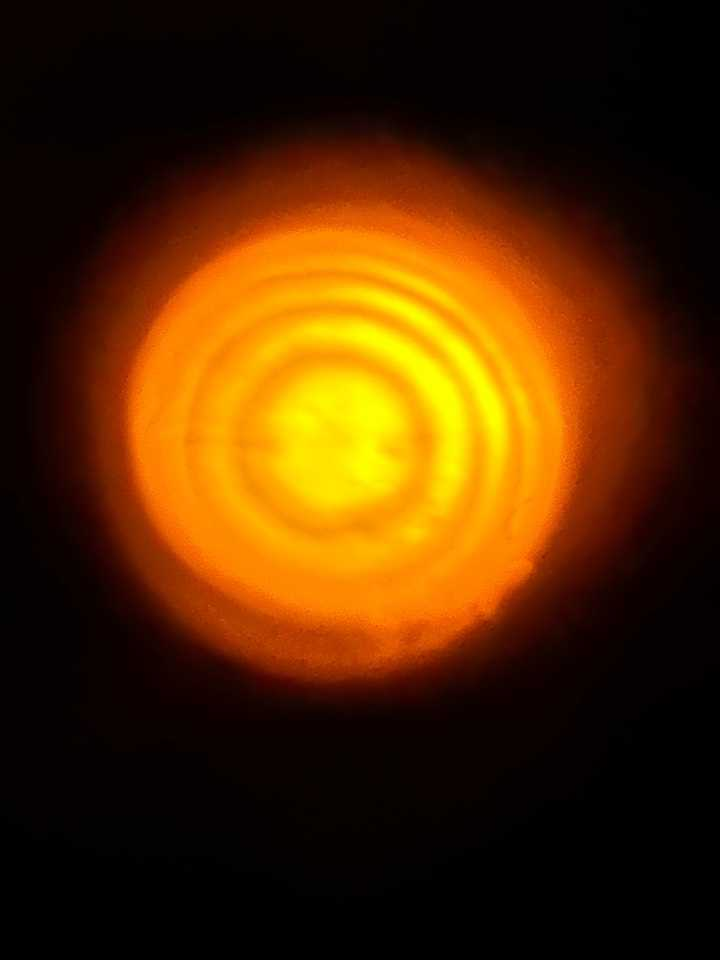
#> input picture data/test_images/test.jpg, 720 x 960 px
$ python -i process_image.py   (imports and definitions only)
#> lines starting #> are read from the running program, lines starting #| are printed output that depends on the picture
import os

import cv2


def preprocess(image_path, enhance=True):
    """
    对输入图像进行灰度转换、增强、模糊和边缘提取。

    Returns:
        dict: 包含原图、灰度图、模糊图、边缘图
    """
#> called with image_path = '../data/test_images/test.jpg', enhance = True
    image = cv2.imread(image_path)
#> image is the input picture: shape (960, 720, 3); mean B, G, R 1.1, 41.7, 80.2
    if image is None:
        raise FileNotFoundError(f"找不到图像: {image_path}")

    gray = cv2.cvtColor(image, cv2.COLOR_BGR2GRAY)
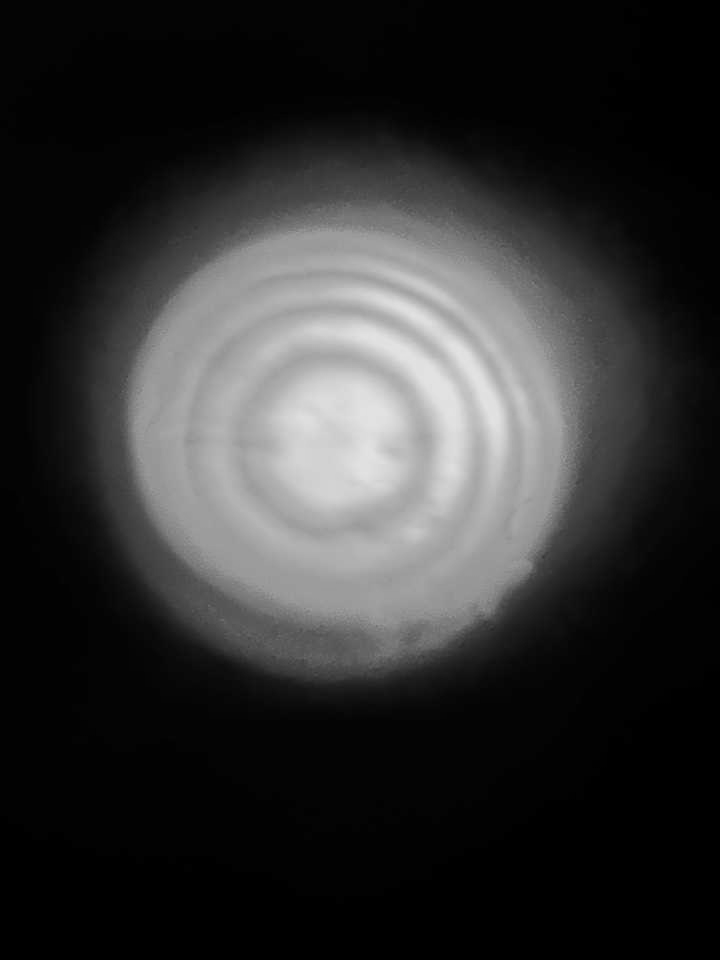
#> gray: shape (960, 720); min 0, max 227, mean 48.6

    if enhance:
        clahe = cv2.createCLAHE(clipLimit=2.0, tileGridSize=(8,8))
        gray = clahe.apply(gray)
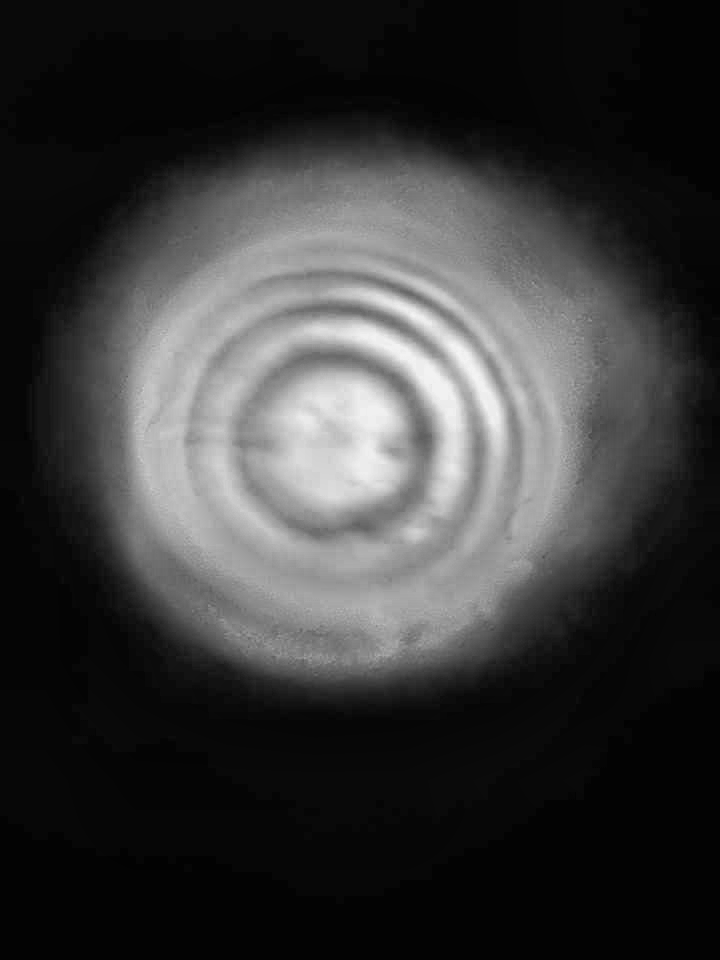
#> gray: shape (960, 720); min 1, max 244, mean 56.7

    blurred = cv2.GaussianBlur(gray, (7, 7), 0)

    edges = cv2.Canny(blurred, 50, 150)
#> edges: shape (960, 720); every value is 0

    return {
        'original': image,
        'gray': gray,
        'blurred': blurred,
        'edges': edges
    }

def save_intermediate_results(results_dict, save_dir):
    """
    将多个处理结果图像保存到指定目录
    """
    os.makedirs(save_dir, exist_ok=True)
    for key, img in results_dict.items():
        out_path = os.path.join(save_dir, f"{key}.png")
        cv2.imwrite(out_path, img)

>>> result = preprocess('../data/test_images/test.jpg')
#> result = 4 items
